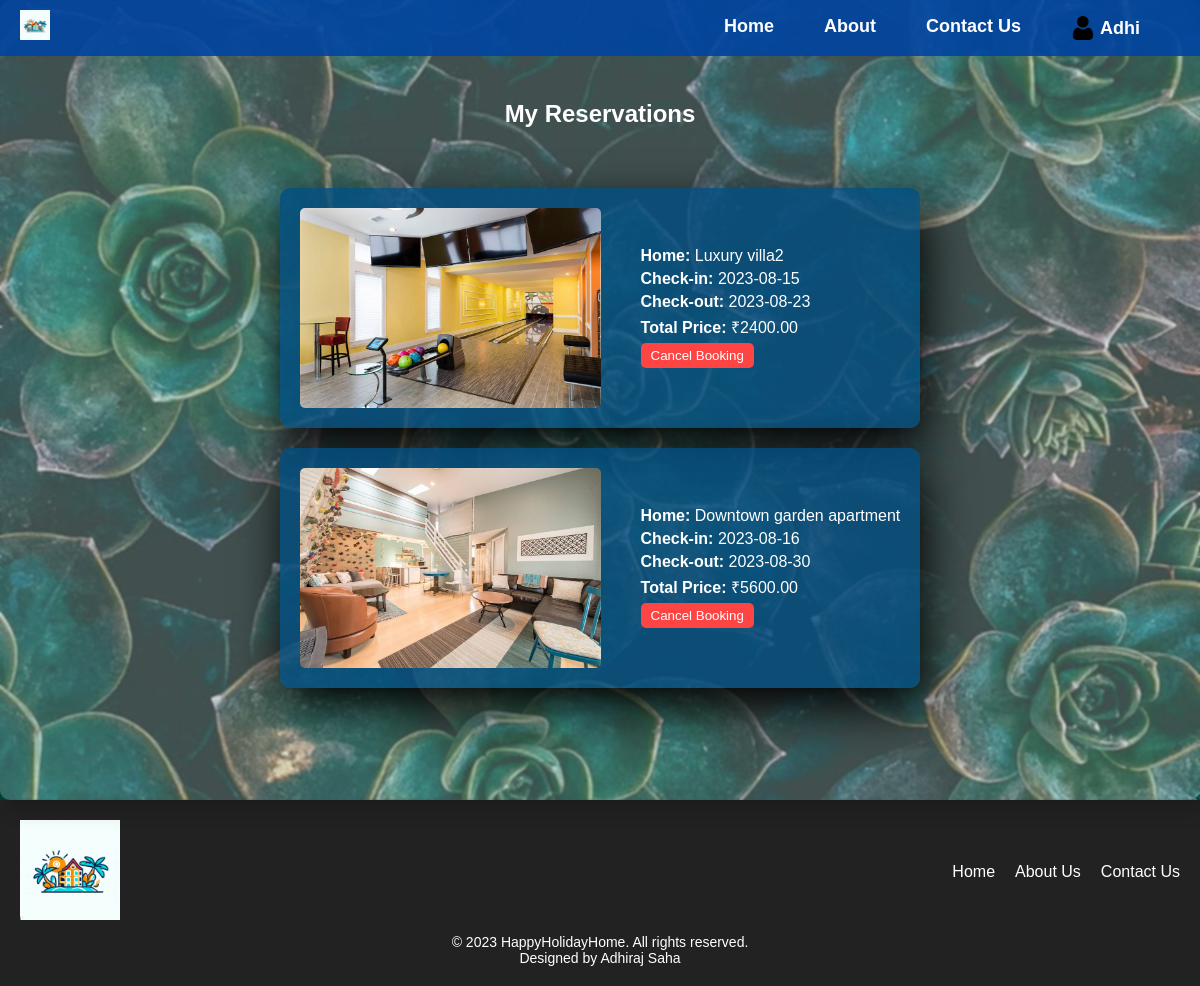
/reservations.php (signed in), run on the app's committed database.
### tables this page shows
CREATE TABLE `reservations` (
  `reservation_id` int(11) NOT NULL,
  `user_id` int(255) NOT NULL,
  `home_id` int(255) NOT NULL,
  `check_in_date` date NOT NULL,
  `check_out_date` date NOT NULL,
  `total_price` decimal(10,2) NOT NULL
);

CREATE TABLE `holiday_homes` (
  `home_id` int(255) NOT NULL,
  `name` varchar(255) NOT NULL,
  `location` varchar(255) NOT NULL,
  `availability_start` date DEFAULT NULL,
  `availability_end` date DEFAULT NULL,
  `description` text NOT NULL,
  `rating` decimal(10,1) NOT NULL,
  `image_path` varchar(255) NOT NULL,
  `price` decimal(10,2) NOT NULL
);

### reservations.php (the view, shortened to what this page needs)
<?php
include("inc/db.php");
$userId = $_SESSION['user_id'];
$query = "SELECT reservations.*, holiday_homes.name, holiday_homes.image_path
          FROM reservations
          INNER JOIN holiday_homes ON reservations.home_id = holiday_homes.home_id
          WHERE reservations.user_id = $userId";
$result = mysqli_query($conn, $query);
$reservations = array();
if ($result && mysqli_num_rows($result) > 0) {
    while ($row = mysqli_fetch_assoc($result)) {
        $reservations[] = $row;
    }
}
?>
<!DOCTYPE html>
<html lang="en">
<head>
    <link rel="stylesheet" href="assets/css/reservation.css">
    <link rel="stylesheet" href="assets/css/header.css">
    <link rel="stylesheet" href="assets/css/footer.css">
    <link rel="stylesheet" href="assets/css/responsive.css">
</head>
<body>
    <?php include("inc/header.php"); ?>
    <div class="container">
    <h1 style="margin-top: 50px;">My Reservations</h1>
    <?php
    if (!empty($reservations)) {
        echo "<ul class='reservation-list'>";
        foreach ($reservations as $reservation) {
            echo "<li class='reservation-item'>";
            echo "<img src='{$reservation['image_path']}' alt='{$reservation['name']}' class='home-image'>";
            echo "<div class='reservation-details'>";
            echo "<p><strong>Home:</strong> {$reservation['name']}</p>";
            echo "<p><strong>Check-in:</strong> {$reservation['check_in_date']}</p>";
            echo "<p><strong>Check-out:</strong> {$reservation['check_out_date']}</p>";
            echo "<p><strong>Total Price:</strong> ₹{$reservation['total_price']}</p>";
            echo "<form method='post' action='cancel_booking.php'>";
            echo "<button type='submit' class='cancel-button' name='cancel_booking'>Cancel Booking</button>";
            echo "</form>";
            echo "</div>";
            echo "</li>";
        }
        echo "</ul>";
    } else {
        echo "<p>No reservations found.</p>";
    }
    ?>
</div>
    <?php include("inc/footer.php"); ?>
</body>
</html>

### inc/header.php (shortened to what this page needs)
<header>
    <nav class="navbar">
        <div class="logo">
            <a href="index.php">
                <img src="assets/img/logo.jpg" alt="Logo" style="width: 30px; height: auto;">
            </a>
        </div>
        <ul class="nav-links">
            <?php if (isset($_SESSION['loggedin']) && $_SESSION['loggedin']) : ?>
                <li><a href="index.php">Home</a></li>
                <li><a href="about.php">About</a></li>
                <li><a href="contact.php">Contact Us</a></li>
                <li class="dropdown">
                    <span class="profile-info">
                        <img src="assets/img/user.png" alt="Profile Icon" class="profile-icon">
                        <?php echo $_SESSION['name']; ?>
                    </span>
                </li>
            <?php endif; ?>
        </ul>
    </nav>
</header>

### inc/footer.php
<footer class="footer">
    <div class="footer-content">
        <a href="index.php">
            <img src="assets/img/logo.jpg" alt="Logo" style="width: 100px; height: auto;">
        </a>
        <div class="footer-links">
            <a href="index.php">Home</a>
            <a href="about.php">About Us</a>
            <a href="contact.php">Contact Us</a>
        </div>
    </div>
    <div class="footer-info">
        <p>&copy; 2023 HappyHolidayHome. All rights reserved.</p>
        <p>Designed by Adhiraj Saha</p>
    </div>
</footer>

### assets/css/reservation.css (style rules this page uses)
* { margin: 0; padding: 0; box-sizing: border-box; }
body { font-family: Arial, sans-serif; margin: 0; background: url('../img/search-bg.jpg') center/cover no-repeat; color: white; background-size: cover; position: relative; }
.container { display: flex; flex-direction: column; align-items: center; min-height: 100vh; padding: 50px; text-align: center; border-radius: 10px; margin: 0 auto; background: rgba(255, 255, 255, 0.2); box-shadow: 5px 10px 20px rgba(0, 0, 0, 0.2); backdrop-filter: blur(1px); }
h1 { font-size: 1.5em; margin-bottom: 20px; }
.reservation-list { list-style: none; padding: 0; margin-top: 20px; }
.reservation-item { display: flex; align-items: center; width: 100%; max-width: 1000px; margin: 20px auto; padding: 20px; background: rgba(0, 77, 128, 0.8); border-radius: 10px; box-shadow: 5px 20px 50px #000; }
.home-image { max-width: 60%; max-height: 200px; width: auto; border-radius: 5px; margin-right: 20px; }
.reservation-details { flex: 1; text-align: left; color: white; margin-left: 20px; }
.reservation-details p { margin-bottom: 5px; }
.cancel-button { background-color: #ff4444; color: white; border: none; padding: 5px 10px; border-radius: 5px; cursor: pointer; transition: background-color 0.3s; }

### assets/css/header.css (style rules this page uses)
.navbar { display: flex; justify-content: space-between; align-items: center; background-color: rgba(0, 68, 160, 0.9); padding: 10px 20px; position: fixed; width: 100%; top: 0; z-index: 1000; transition: all 0.3s; }
.logo { color: white; font-size: 24px; font-weight: bold; }
.nav-links { list-style: none; display: flex; gap: 20px; }
.nav-links a { text-decoration: none; color: white; font-weight: bold; font-size: 18px; transition: color 0.3s; }
.nav-links li.dropdown { position: relative; }
.profile-info { display: flex; align-items: center; color: #ffffff; font-size: 18px; font-weight: bold; cursor: pointer; }
.profile-icon { width: 24px; height: 24px; margin-right: 5px; }
.nav-links li { margin-right: 30px; }
.nav-links li:last-child { margin-right: 40px; }

### assets/css/footer.css (style rules this page uses)
.footer { background-color: #222; color: white; padding: 20px 0; }
.footer-content { display: flex; justify-content: space-between; align-items: center; max-width: 1200px; margin: 0 auto; padding: 0 20px; }
.footer-links { display: flex; gap: 20px; }
.footer-links a { text-decoration: none; color: white; transition: color 0.3s; }
.footer-info { text-align: center; margin-top: 10px; }
.footer-info p { font-size: 14px; }

### data on the page
reservations: home.image_path (picture), home.name "Luxury villa2", check_in_date "2023-08-15", check_out_date "2023-08-23", total_price "2400.00"
reservations: home.image_path (picture), home.name "Downtown garden apartment", check_in_date "2023-08-16", check_out_date "2023-08-30", total_price "5600.00"

### other printed values
$_SESSION['name'] "Adhi"
